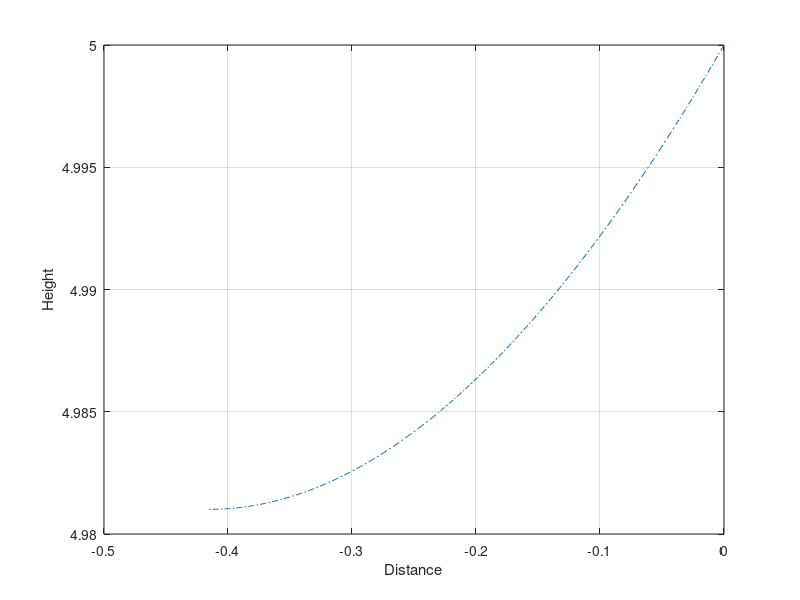

The MATLAB script that drew this image:
yo = input('Initial height (m) of the projectile: ');
vo = input('Magnitude of velocity (m/s): ');
theta = input('Angle (degrees) at which the projectile is fired: ');
ax = input('Acceleration (m/s^2) in the x-component(consider the sign!): ');
ay = input('Acceleration (m/s^2) in the y-component(consider the sign!): ');
if ay == 0
    error('Zero acceleration is impossible for free fall!');
end
t = (vo*sind(theta)+sqrt(((vo*sind(theta))^2)-2*(ay)*yo))/(-ay);    %time
if t <= 0
    t = (vo*sind(theta)-sqrt(vo*(sind(theta)^2)-2*(ay)*yo))/(-ay);
end
x = (vo*cosd(theta)).*(0:t/333:t)+(ax.*(0:t/333:t).*(0:t/333:t))./2;
y = yo+(vo*sind(theta)).*(0:t/333:t)+(ay.*(0:t/333:t).*(0:t/333:t))./2; 
plot(x,y,'-.'), grid on, xlabel('Distance'), ylabel('Height');